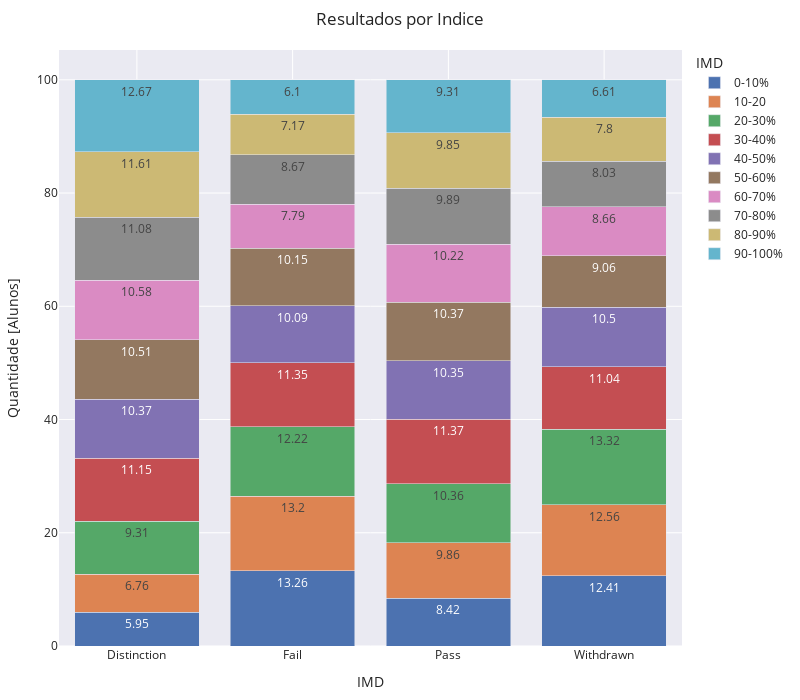

Here is the notebook cell this chart was saved with:
### Code cell
df = studentInfo.groupby(['imd_band', 'final_result']).agg({'id_student':'count'}).reset_index().\
    rename(columns={"imd_band": "Indice", "final_result": 'Resultado','id_student': 'Qtde'})

df['Percentual'] = df.apply(lambda x:  round(100 * (x['Qtde'] / df[df['Resultado'] == x['Resultado']]['Qtde'].sum()),2), axis=1)

fig = px.bar(df, x="Resultado", y="Percentual", text='Percentual', color="Indice",
            hover_data=['Percentual'], barmode = 'stack', template='seaborn')

fig.update_layout(
    margin=dict(l=20, r=50, t=50, b=20),
    title = 'Resultados por Indice',
    xaxis_title="IMD",
    yaxis_title="Quantidade [Alunos]",
    legend_title="IMD",
    width=800, 
    height=700,
    uniformtext_minsize=9, 
    uniformtext_mode='hide',
)
 
fig.show()

### Figure 1 — Plotly figure (JSON) as saved in the notebook; plotly's stock layout.template omitted (floating-point values rounded to 4 significant figures)
{"data": [{"alignmentgroup": "True", "hovertemplate": "Indice=0-10%<br>Resultado=%{x}<br>Percentual=%{text}<extra></extra>", "legendgroup": "0-10%", "marker": {"color": "rgb(76,114,176)", "pattern": {"shape": ""}}, "name": "0-10%", "offsetgroup": "0-10%", "orientation": "v", "showlegend": true, "text": [5.95, 13.26, 8.42, 12.41], "textposition": "auto", "type": "bar", "x": ["Distinction", "Fail", "Pass", "Withdrawn"], "xaxis": "x", "y": [5.95, 13.26, 8.42, 12.41], "yaxis": "y"}, {"alignmentgroup": "True", "hovertemplate": "Indice=10-20<br>Resultado=%{x}<br>Percentual=%{text}<extra></extra>", "legendgroup": "10-20", "marker": {"color": "rgb(221,132,82)", "pattern": {"shape": ""}}, "name": "10-20", "offsetgroup": "10-20", "orientation": "v", "showlegend": true, "text": [6.76, 13.2, 9.86, 12.56], "textposition": "auto", "type": "bar", "x": ["Distinction", "Fail", "Pass", "Withdrawn"], "xaxis": "x", "y": [6.76, 13.2, 9.86, 12.56], "yaxis": "y"}, {"alignmentgroup": "True", "hovertemplate": "Indice=20-30%<br>Resultado=%{x}<br>Percentual=%{text}<extra></extra>", "legendgroup": "20-30%", "marker": {"color": "rgb(85,168,104)", "pattern": {"shape": ""}}, "name": "20-30%", "offsetgroup": "20-30%", "orientation": "v", "showlegend": true, "text": [9.31, 12.22, 10.36, 13.32], "textposition": "auto", "type": "bar", "x": ["Distinction", "Fail", "Pass", "Withdrawn"], "xaxis": "x", "y": [9.31, 12.22, 10.36, 13.32], "yaxis": "y"}, {"alignmentgroup": "True", "hovertemplate": "Indice=30-40%<br>Resultado=%{x}<br>Percentual=%{text}<extra></extra>", "legendgroup": "30-40%", "marker": {"color": "rgb(196,78,82)", "pattern": {"shape": ""}}, "name": "30-40%", "offsetgroup": "30-40%", "orientation": "v", "showlegend": true, "text": [11.15, 11.35, 11.37, 11.04], "textposition": "auto", "type": "bar", "x": ["Distinction", "Fail", "Pass", "Withdrawn"], "xaxis": "x", "y": [11.15, 11.35, 11.37, 11.04], "yaxis": "y"}, {"alignmentgroup": "True", "hovertemplate": "Indice=40-50%<br>Resultado=%{x}<br>Percentual=%{text}<extra></extra>", "legendgroup": "40-50%", "marker": {"color": "rgb(129,114,179)", "pattern": {"shape": ""}}, "name": "40-50%", "offsetgroup": "40-50%", "orientation": "v", "showlegend": true, "text": [10.37, 10.09, 10.35, 10.5], "textposition": "auto", "type": "bar", "x": ["Distinction", "Fail", "Pass", "Withdrawn"], "xaxis": "x", "y": [10.37, 10.09, 10.35, 10.5], "yaxis": "y"}, {"alignmentgroup": "True", "hovertemplate": "Indice=50-60%<br>Resultado=%{x}<br>Percentual=%{text}<extra></extra>", "legendgroup": "50-60%", "marker": {"color": "rgb(147,120,96)", "pattern": {"shape": ""}}, "name": "50-60%", "offsetgroup": "50-60%", "orientation": "v", "showlegend": true, "text": [10.51, 10.15, 10.37, 9.06], "textposition": "auto", "type": "bar", "x": ["Distinction", "Fail", "Pass", "Withdrawn"], "xaxis": "x", "y": [10.51, 10.15, 10.37, 9.06], "yaxis": "y"}, {"alignmentgroup": "True", "hovertemplate": "Indice=60-70%<br>Resultado=%{x}<br>Percentual=%{text}<extra></extra>", "legendgroup": "60-70%", "marker": {"color": "rgb(218,139,195)", "pattern": {"shape": ""}}, "name": "60-70%", "offsetgroup": "60-70%", "orientation": "v", "showlegend": true, "text": [10.58, 7.79, 10.22, 8.66], "textposition": "auto", "type": "bar", "x": ["Distinction", "Fail", "Pass", "Withdrawn"], "xaxis": "x", "y": [10.58, 7.79, 10.22, 8.66], "yaxis": "y"}, {"alignmentgroup": "True", "hovertemplate": "Indice=70-80%<br>Resultado=%{x}<br>Percentual=%{text}<extra></extra>", "legendgroup": "70-80%", "marker": {"color": "rgb(140,140,140)", "pattern": {"shape": ""}}, "name": "70-80%", "offsetgroup": "70-80%", "orientation": "v", "showlegend": true, "text": [11.08, 8.67, 9.89, 8.03], "textposition": "auto", "type": "bar", "x": ["Distinction", "Fail", "Pass", "Withdrawn"], "xaxis": "x", "y": [11.08, 8.67, 9.89, 8.03], "yaxis": "y"}, {"alignmentgroup": "True", "hovertemplate": "Indice=80-90%<br>Resultado=%{x}<br>Percentual=%{text}<extra></extra>", "legendgroup": "80-90%", "marker": {"color": "rgb(204,185,116)", "pattern": {"shape": ""}}, "name": "80-90%", "offsetgroup": "80-90%", "orientation": "v", "showlegend": true, "text": [11.61, 7.17, 9.85, 7.8], "textposition": "auto", "type": "bar", "x": ["Distinction", "Fail", "Pass", "Withdrawn"], "xaxis": "x", "y": [11.61, 7.17, 9.85, 7.8], "yaxis": "y"}, {"alignmentgroup": "True", "hovertemplate": "Indice=90-100%<br>Resultado=%{x}<br>Percentual=%{text}<extra></extra>", "legendgroup": "90-100%", "marker": {"color": "rgb(100,181,205)", "pattern": {"shape": ""}}, "name": "90-100%", "offsetgroup": "90-100%", "orientation": "v", "showlegend": true, "text": [12.67, 6.1, 9.31, 6.61], "textposition": "auto", "type": "bar", "x": ["Distinction", "Fail", "Pass", "Withdrawn"], "xaxis": "x", "y": [12.67, 6.1, 9.31, 6.61], "yaxis": "y"}], "layout": {"barmode": "stack", "height": 700, "legend": {"title": {"text": "IMD"}, "tracegroupgap": 0}, "margin": {"b": 20, "l": 20, "r": 50, "t": 50}, "title": {"text": "Resultados por Indice"}, "uniformtext": {"minsize": 9, "mode": "hide"}, "width": 800, "xaxis": {"anchor": "y", "domain": [0, 1], "title": {"text": "IMD"}}, "yaxis": {"anchor": "x", "domain": [0, 1], "title": {"text": "Quantidade [Alunos]"}}}}
